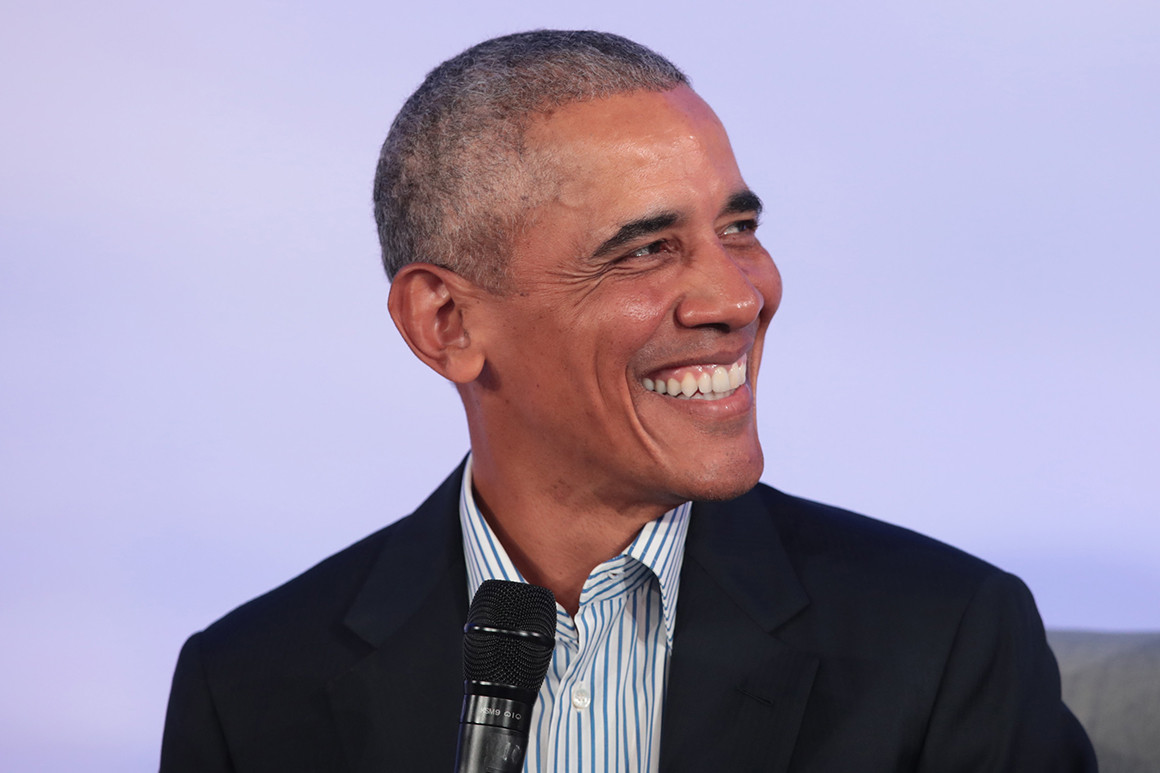
#> input picture obama.jpg, 1160 x 773 px, found by its file name
$ jupyter execute --allow-errors 'face and eye detection.ipynb'
#> lines starting #> are read from the running program, lines starting #| are printed output that depends on the picture
[cell 1]
import numpy as np
import cv2
import matplotlib.pyplot as plt

[cell 2]
face_classifier=cv2.CascadeClassifier('Haarcascades\haarcascade_frontalface_default.xml')
face_classifier

[cell 3]
img=cv2.imread('Images/obama.jpg') #without r am getting unicode error
#> img is the input picture: shape (773, 1160, 3); mean B, G, R 168.2, 145, 155.1
# Displaying the grayscale image
#gray=plt.imshow(img, cmap='gray')
gray = cv2.cvtColor(img, cv2.COLOR_BGR2GRAY)  #converting imge channel from  rgb to gray(single channel i.e., white and black) for the fast process
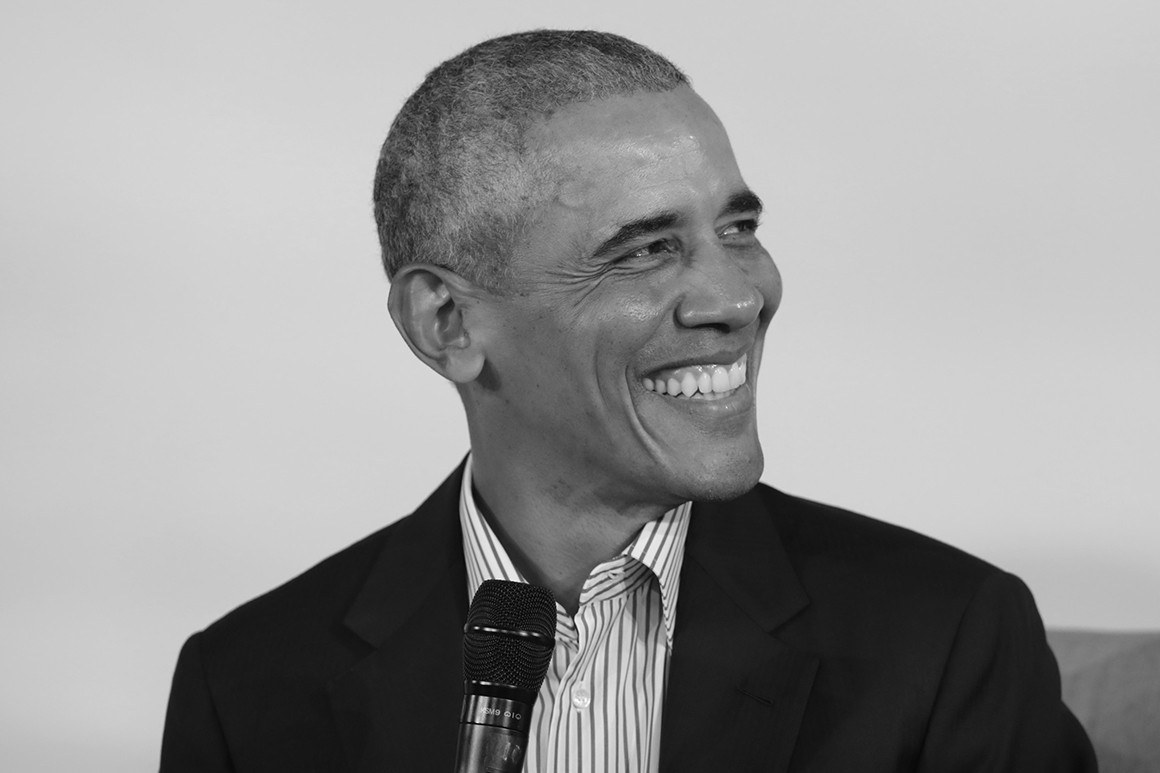
#> gray: shape (773, 1160); min 0, max 255, mean 150.7

[cell 4]
#classifier returns the ROI of the detected face as a tuple
# It stores the top left coordinate and tha bottomleft coordinates
faces = face_classifier.detectMultiScale(gray, 1.0485258, 7) #this image scaling is important if we put other values it will not come
#> faces = [[559, 131, 284, 284], [374, 118, 354, 354]]
faces   # we have to put that values like array should creat in faces
#> Out = [[559, 131, 284, 284], [374, 118, 354, 354]]

[cell 5]
if faces is ():
    print("No face found")

[cell 6]
for (x,y,w,h) in faces:
    cv2.rectangle(img, (x,y), (x+w,y+h), (127,0,255), 2)   # (x,y) is the starting point of the rectangle, (x+w,y+h) is the end point and (127,0,255) is the colour, 2 is thicness of rectangle border
    cv2.imshow("Face Detection", img)
    cv2.waitKey(0)
#> this loop made 2 passes
#> pass 1, `cv2.imshow("Face Detection", img)`:
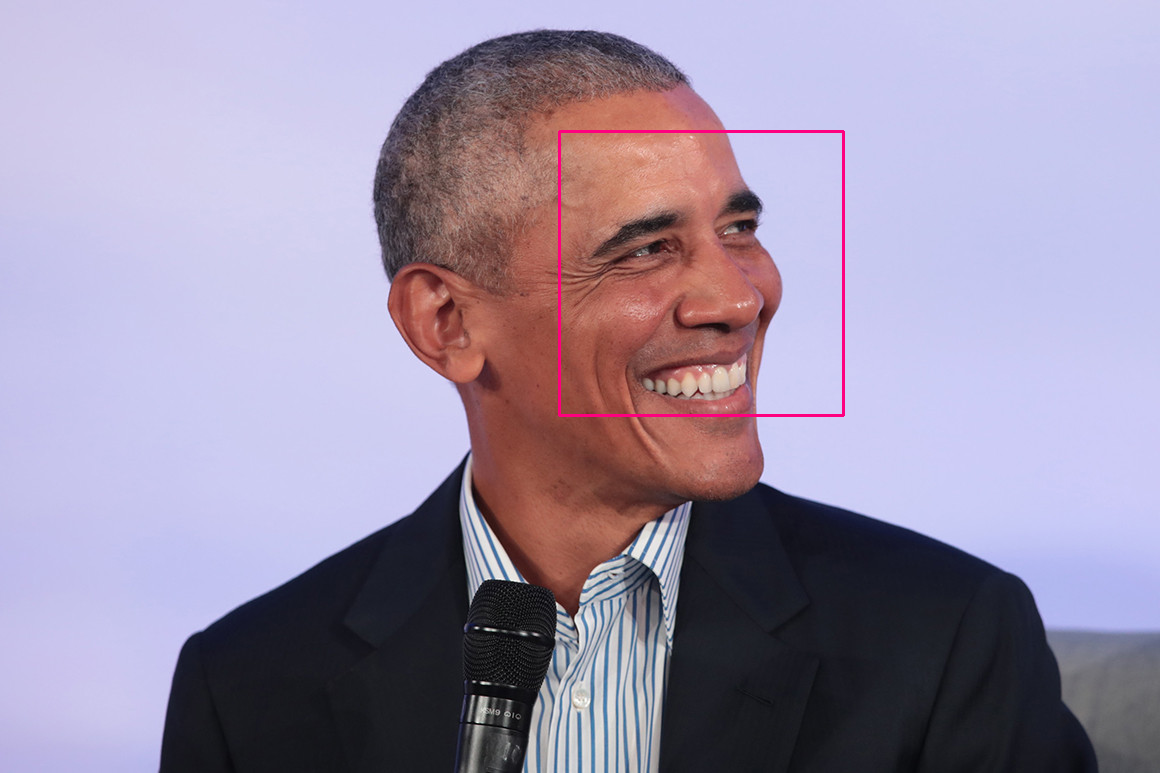
#> window 'Face Detection': shape (773, 1160, 3); mean B, G, R 168, 144.5, 155.4
#> pass 2, `cv2.imshow("Face Detection", img)`:
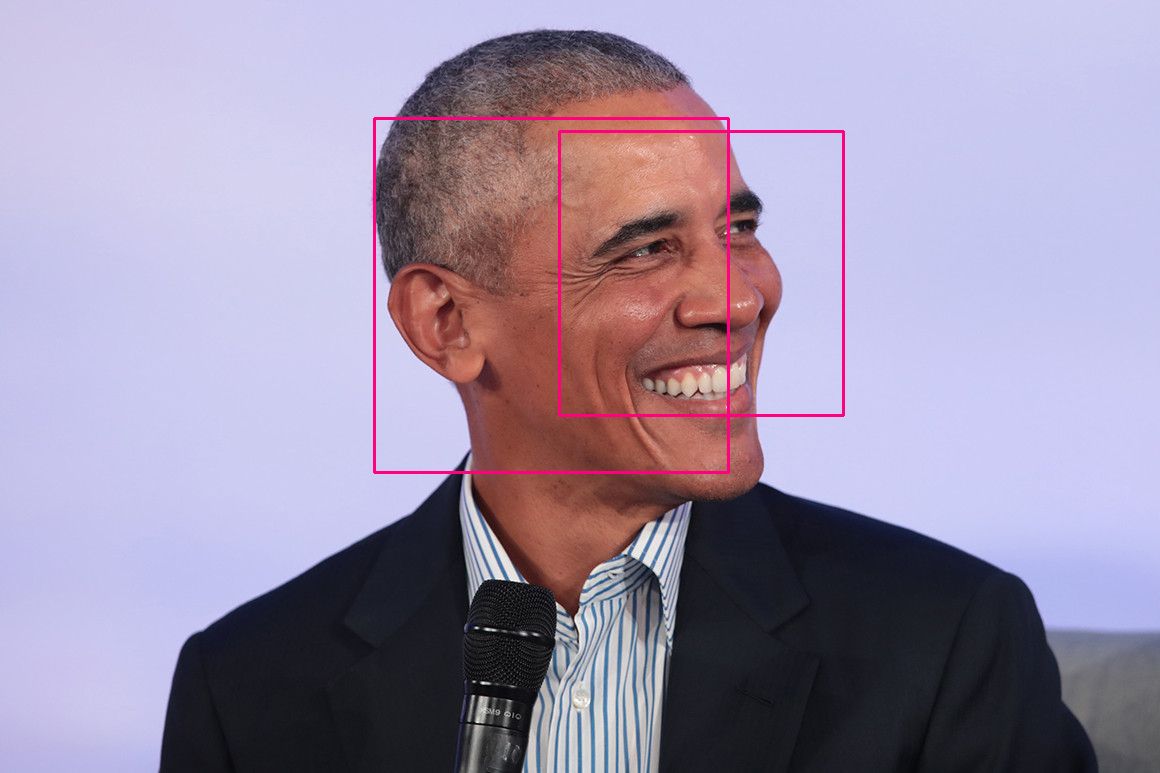
#> window 'Face Detection': shape (773, 1160, 3); mean B, G, R 168, 143.9, 155.8
cv2.destroyAllWindows()

[cell 7]
import numpy as np
import cv2
import matplotlib.pyplot as plt

face_classifier=cv2.CascadeClassifier('Haarcascades\haarcascade_frontalface_default.xml')
face_classifier


img=cv2.imread('Images\obama.jpg')

gray = cv2.cvtColor(img, cv2.COLOR_BGR2GRAY)

faces = face_classifier.detectMultiScale(gray, 1.0485258, 7)

if faces is ():
    print("No face found")

for (x,y,w,h) in faces:
    cv2.rectangle(img, (x,y), (x+w,y+h), (127,0,255), 2)
    cv2.imshow("Face Detection", img)
    cv2.waitKey(3000)
cv2.destroyAllWindows()

$ run again, with dhoni1.jpg copied over obama.jpg
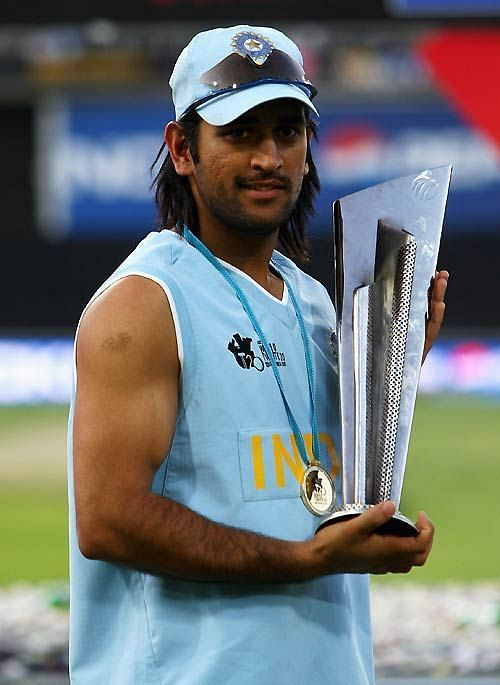
#> input picture dhoni1.jpg, 500 x 685 px, found by its file name
#> img is the input picture: shape (685, 500, 3); mean B, G, R 116.7, 116.9, 111.9
#> `gray = cv2.cvtColor(img, cv2.COLOR_BGR2GRAY)`:
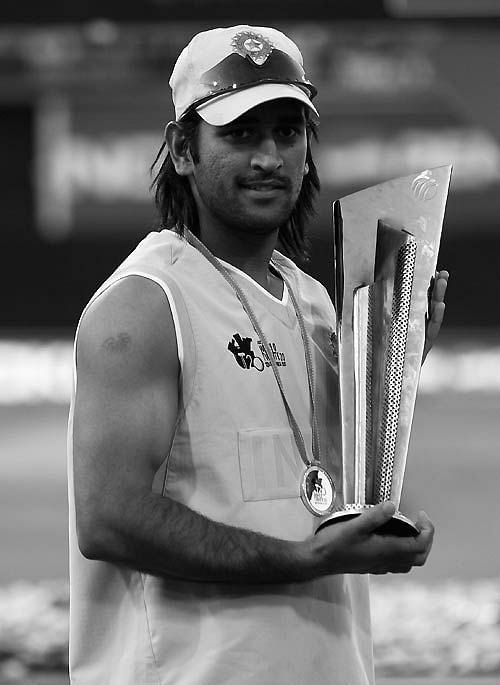
#> gray: shape (685, 500); min 0, max 255, mean 115.4
#> faces = [[55, 246, 290, 290]]
#> the loop `for (x,y,w,h) in faces:` made 1 pass
#> pass 1, `cv2.imshow("Face Detection", img)`:
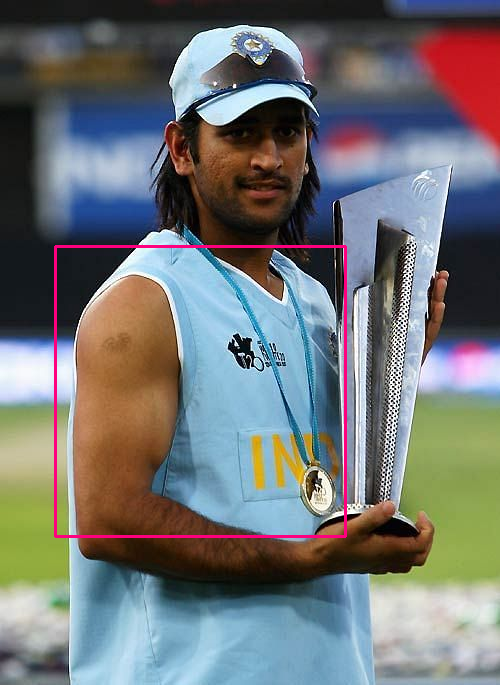
#> window 'Face Detection': shape (685, 500, 3); mean B, G, R 116.9, 115.7, 113.3
